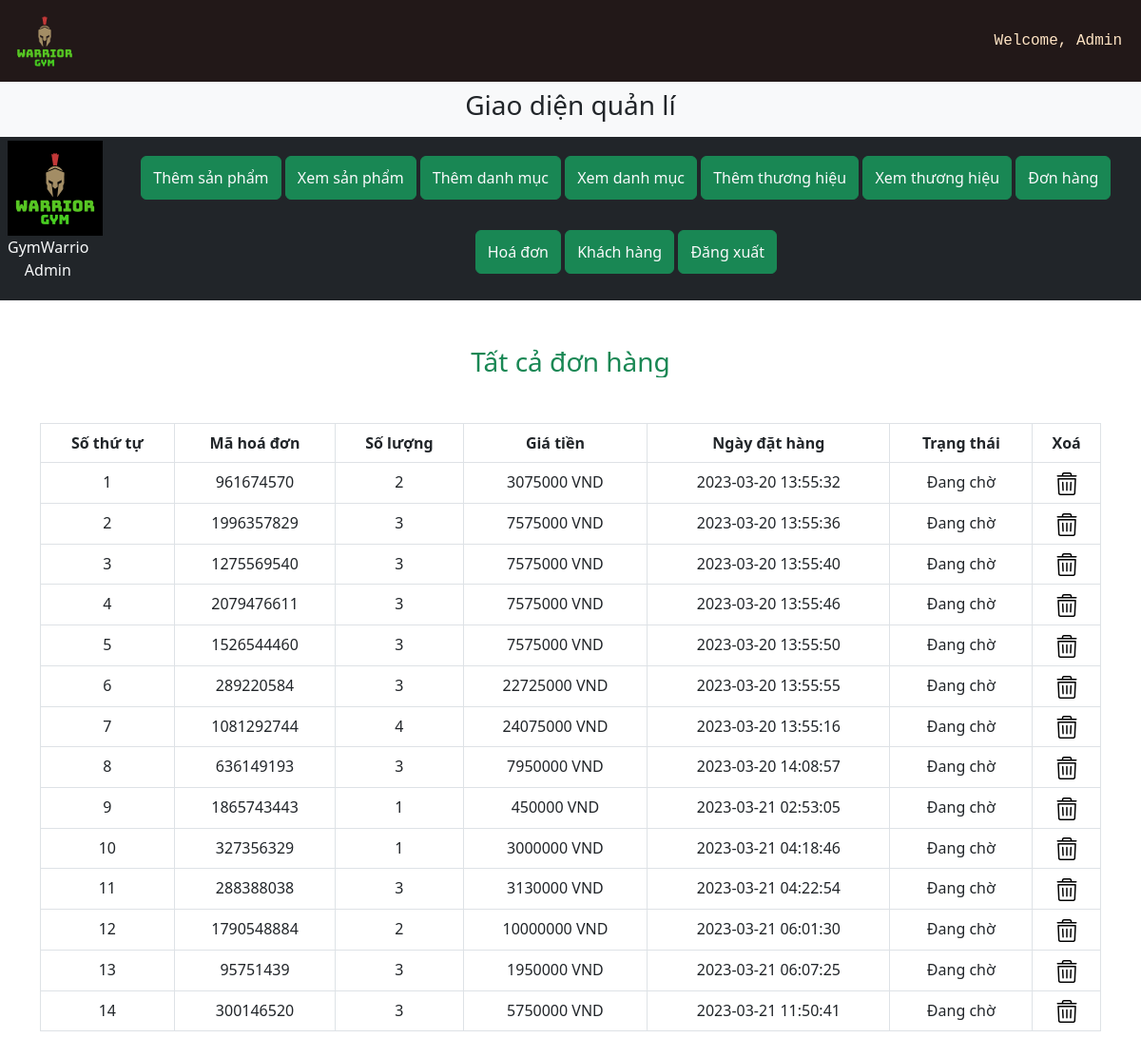
Screenshot of /admin/index.php?list_orders with the database file from the repository.
### tables this page shows
CREATE TABLE `user_orders` (
  `order_id` int(11) NOT NULL,
  `user_id` int(11) NOT NULL,
  `amount_due` int(255) NOT NULL,
  `invoice_number` int(255) NOT NULL,
  `total_products` int(255) NOT NULL,
  `order_date` timestamp NOT NULL DEFAULT current_timestamp() ON UPDATE current_timestamp(),
  `order_status` varchar(255) NOT NULL
);

### admin/list_orders.php (the view, shortened to what this page needs)
<h3 class="text-center text-success" style="overflow-y:hidden">Tất cả đơn hàng</h3>
<table class="table table-bordered mt-5 ">
    <thead class="bg-success">
    <?php
    $get_orders="Select * from `user_orders`";
    $result=mysqli_query($con,$get_orders);
    $row_count=mysqli_num_rows($result);
    if($row_count==0){
        echo"<h2 class='bg-danger text-center mt-5'>Chưa có đơn hàng nào</h2>";
    }
    else{
    echo "<tr class='text-center'>
        <th>Số thứ tự</th>
        <th>Mã hoá đơn</th>
        <th>Số lượng</th>
        <th>Giá tiền</th>
        <th>Ngày đặt hàng</th>
        <th>Trạng thái</th>
        <th>Xoá</th>
        </tr>
    </thead>
    <tbody class='bg-secondary text-light'>";
        $number=0;
        while($row_data=mysqli_fetch_assoc($result)){
            $order_id=$row_data['order_id'];
            $amount_due=$row_data['amount_due'];
            $invoice_number=$row_data['invoice_number'];
            $total_products=$row_data['total_products'];
            $order_date=$row_data['order_date'];
            $order_status=$row_data['order_status'];
            $number++;
            echo"
            <tr class='text-center'>
            <td>$number</td>
            <td>$invoice_number</td>
            <td>$total_products</td>
            <td>$amount_due VND</td>
            <td>$order_date</td>
            <td>$order_status</td>
            <td><a href='./index.php?delete_orders='<?php echo $order_id?><img src='../Assets/bin.png'></a></td>
            </tr>";
        }
    }
    ?>
    </tbody>
</table>

### admin/index.php (shortened to what this page needs)
<?php
include('../includes/connect.php');
?>
<!DOCTYPE html>
<html lang="en">
<head>
    <link href="https://cdn.jsdelivr.net/npm/bootstrap@5.3.0-alpha1/dist/css/bootstrap.min.css" rel="stylesheet">
    <link rel="stylesheet" href="https://cdnjs.cloudflare.com/ajax/libs/font-awesome/6.3.0/css/all.min.css" />
    <link rel="stylesheet" href="../CSS//style.css">
</head>
<body>
    <div class="container-fluid p-0">
        <nav class="navbar navbar-expand-lg navbar-light" style="background-color: rgb(34, 24, 24); font-family:monospace, Helvetica, sans-serif;">
            <div class="container-fluid">
                <img src="../Image//logo_200x200-1.png" style="width: 70x; height: 70px">
                <nav class="navbar navbar-expand-lg">
                    <ul class="navbar-nav">
                        <li class="nav-item">
                            <a href="" class="nav-link" style="color:bisque">Welcome, Admin</a>
                        </li>
                    </ul>
                </nav>
            </div>
        </nav>
        <div class="bg-light">
            <h3 class="text-center p-2">Giao diện quản lí</h3>
        </div>
        <div class="row">
            <div class="col-md-12 bg-dark p-1 d-flex algin-items-center">
                <div class="px-3">
                    <a href="../index.php"><img style="width: 100x; height: 100px; object-fit: contain" src="../Image/logo_200x200.png"></a>
                    <p class="text-light text-center">GymWarrior's <br> Admin</p>
                </div>
                <div class="button text-center">
                    <button class=" btn btn btn-success my-2 "><a href="index.php?insert_products" class="nav-link text-light my-1">Thêm sản phẩm</a></button>
                    <button class=" btn btn btn-success my-3 "><a href="index.php?view_products" class="nav-link text-light my-1">Xem sản phẩm</a></button>
                    <button class=" btn btn btn-success my-3 "><a href="index.php?insert_category" class="nav-link text-light my-1">Thêm danh mục</a></button>
                    <button class=" btn btn btn-success my-3 "><a href="index.php?view_categories" class="nav-link text-light my-1">Xem danh mục</a></button>
                    <button class=" btn btn btn-success my-3 "><a href="index.php?insert_brands" class="nav-link text-light my-1">Thêm thương hiệu</a></button>
                    <button class=" btn btn btn-success my-3 "><a href="index.php?view_brands" class="nav-link text-light my-1">Xem thương hiệu</a></button>
                    <button class=" btn btn btn-success my-3 "><a href="index.php?list_orders" class="nav-link text-light my-1">Đơn hàng</a></button>
                    <button class=" btn btn btn-success my-3 "><a href="index.php?list_payments" class="nav-link text-light my-1">Hoá đơn</a></button>
                    <button class=" btn btn btn-success my-3 "><a href="index.php?list_users" class="nav-link text-light my-1">Khách hàng</a></button>
                    <button class=" btn btn btn-success my-3 "><a href="admin_login.php" class="nav-link text-light my-1">Đăng xuất</a></button>
                </div>
            </div>
        </div>
    </div>
    <div class="container my-5">
        <?php
        if (isset($_GET['list_orders'])) {
            include('list_orders.php');
        }
        ?>
    </div>
</body>
</html>

### CSS/style.css (style rules this page uses)
* { margin: 0; box-sizing: border-box; overflow-x: hidden; }
a { text-decoration:none; }

### rows the page displays
user_orders: invoice_number "961674570", total_products "2", amount_due "3075000", order_date "2023-03-20 13:55:32", order_status "Đang chờ"
user_orders: invoice_number "1996357829", total_products "3", amount_due "7575000", order_date "2023-03-20 13:55:36", order_status "Đang chờ"
user_orders: invoice_number "1275569540", total_products "3", amount_due "7575000", order_date "2023-03-20 13:55:40", order_status "Đang chờ"
user_orders: invoice_number "2079476611", total_products "3", amount_due "7575000", order_date "2023-03-20 13:55:46", order_status "Đang chờ"
user_orders: invoice_number "1526544460", total_products "3", amount_due "7575000", order_date "2023-03-20 13:55:50", order_status "Đang chờ"
user_orders: invoice_number "289220584", total_products "3", amount_due "22725000", order_date "2023-03-20 13:55:55", order_status "Đang chờ"
user_orders: invoice_number "1081292744", total_products "4", amount_due "24075000", order_date "2023-03-20 13:55:16", order_status "Đang chờ"
user_orders: invoice_number "636149193", total_products "3", amount_due "7950000", order_date "2023-03-20 14:08:57", order_status "Đang chờ"
user_orders: invoice_number "1865743443", total_products "1", amount_due "450000", order_date "2023-03-21 02:53:05", order_status "Đang chờ"
user_orders: invoice_number "327356329", total_products "1", amount_due "3000000", order_date "2023-03-21 04:18:46", order_status "Đang chờ"
user_orders: invoice_number "288388038", total_products "3", amount_due "3130000", order_date "2023-03-21 04:22:54", order_status "Đang chờ"
user_orders: invoice_number "1790548884", total_products "2", amount_due "10000000", order_date "2023-03-21 06:01:30", order_status "Đang chờ"
user_orders: invoice_number "95751439", total_products "3", amount_due "1950000", order_date "2023-03-21 06:07:25", order_status "Đang chờ"
user_orders: invoice_number "300146520", total_products "3", amount_due "5750000", order_date "2023-03-21 11:50:41", order_status "Đang chờ"
